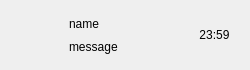
<?xml version="1.0" encoding="UTF-8"?>
<ui version="4.0">
 <class>ListItemWidget</class>
 <widget class="QWidget" name="ListItemWidget">
  <property name="geometry">
   <rect>
    <x>0</x>
    <y>0</y>
    <width>250</width>
    <height>70</height>
   </rect>
  </property>
  <property name="minimumSize">
   <size>
    <width>250</width>
    <height>70</height>
   </size>
  </property>
  <property name="maximumSize">
   <size>
    <width>250</width>
    <height>70</height>
   </size>
  </property>
  <property name="windowTitle">
   <string>Form</string>
  </property>
  <layout class="QHBoxLayout" name="horizontalLayout">
   <item>
    <widget class="QWidget" name="avator_area" native="true">
     <property name="minimumSize">
      <size>
       <width>50</width>
       <height>50</height>
      </size>
     </property>
     <property name="maximumSize">
      <size>
       <width>50</width>
       <height>50</height>
      </size>
     </property>
     <layout class="QHBoxLayout" name="horizontalLayout_2">
      <property name="leftMargin">
       <number>2</number>
      </property>
      <property name="topMargin">
       <number>2</number>
      </property>
      <property name="rightMargin">
       <number>2</number>
      </property>
      <property name="bottomMargin">
       <number>2</number>
      </property>
      <item>
       <widget class="QLabel" name="user_avator">
        <property name="maximumSize">
         <size>
          <width>60</width>
          <height>60</height>
         </size>
        </property>
        <property name="text">
         <string/>
        </property>
        <property name="alignment">
         <set>Qt::AlignmentFlag::AlignCenter</set>
        </property>
       </widget>
      </item>
     </layout>
    </widget>
   </item>
   <item>
    <widget class="QWidget" name="user_info" native="true">
     <property name="minimumSize">
      <size>
       <width>120</width>
       <height>0</height>
      </size>
     </property>
     <property name="maximumSize">
      <size>
       <width>120</width>
       <height>16777215</height>
      </size>
     </property>
     <layout class="QVBoxLayout" name="verticalLayout" stretch="0,0">
      <property name="spacing">
       <number>2</number>
      </property>
      <property name="leftMargin">
       <number>2</number>
      </property>
      <property name="topMargin">
       <number>2</number>
      </property>
      <property name="rightMargin">
       <number>2</number>
      </property>
      <property name="bottomMargin">
       <number>2</number>
      </property>
      <item>
       <widget class="QLabel" name="user_name">
        <property name="text">
         <string>name</string>
        </property>
        <property name="alignment">
         <set>Qt::AlignmentFlag::AlignLeading|Qt::AlignmentFlag::AlignLeft|Qt::AlignmentFlag::AlignVCenter</set>
        </property>
       </widget>
      </item>
      <item>
       <widget class="QLabel" name="last_message">
        <property name="text">
         <string>message</string>
        </property>
        <property name="alignment">
         <set>Qt::AlignmentFlag::AlignLeading|Qt::AlignmentFlag::AlignLeft|Qt::AlignmentFlag::AlignVCenter</set>
        </property>
       </widget>
      </item>
     </layout>
    </widget>
   </item>
   <item>
    <widget class="QWidget" name="widget_3" native="true">
     <layout class="QVBoxLayout" name="verticalLayout_2">
      <item>
       <widget class="QLabel" name="time_label">
        <property name="text">
         <string>23:59</string>
        </property>
        <property name="alignment">
         <set>Qt::AlignmentFlag::AlignCenter</set>
        </property>
       </widget>
      </item>
     </layout>
    </widget>
   </item>
  </layout>
 </widget>
 <resources/>
 <connections/>
</ui>
